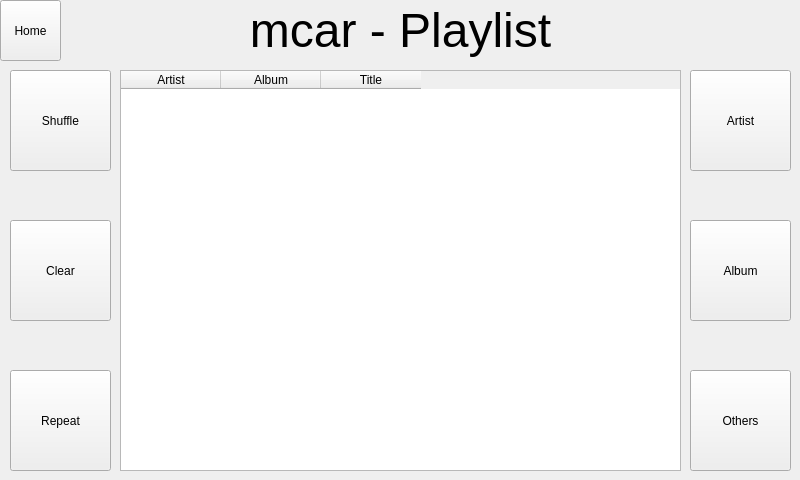
<?xml version="1.0" encoding="UTF-8"?>
<ui version="4.0">
 <class>PlaylistScreen</class>
 <widget class="QWidget" name="PlaylistScreen">
  <property name="geometry">
   <rect>
    <x>0</x>
    <y>0</y>
    <width>800</width>
    <height>480</height>
   </rect>
  </property>
  <property name="windowTitle">
   <string>Form</string>
  </property>
  <widget class="QLabel" name="lblWidgetTitle">
   <property name="geometry">
    <rect>
     <x>0</x>
     <y>0</y>
     <width>801</width>
     <height>61</height>
    </rect>
   </property>
   <property name="font">
    <font>
     <pointsize>36</pointsize>
    </font>
   </property>
   <property name="text">
    <string>mcar - Playlist</string>
   </property>
   <property name="alignment">
    <set>Qt::AlignCenter</set>
   </property>
  </widget>
  <widget class="QTableWidget" name="tblSongs">
   <property name="geometry">
    <rect>
     <x>120</x>
     <y>70</y>
     <width>561</width>
     <height>401</height>
    </rect>
   </property>
   <property name="rowCount">
    <number>0</number>
   </property>
   <column>
    <property name="text">
     <string>Artist</string>
    </property>
   </column>
   <column>
    <property name="text">
     <string>Album</string>
    </property>
   </column>
   <column>
    <property name="text">
     <string>Title</string>
    </property>
   </column>
  </widget>
  <widget class="OnscreenKeyboard" name="kbdOnScreen" native="true">
   <property name="geometry">
    <rect>
     <x>280</x>
     <y>240</y>
     <width>400</width>
     <height>146</height>
    </rect>
   </property>
  </widget>
  <widget class="QToolButton" name="btnShuffle">
   <property name="geometry">
    <rect>
     <x>10</x>
     <y>70</y>
     <width>101</width>
     <height>101</height>
    </rect>
   </property>
   <property name="text">
    <string>Shuffle</string>
   </property>
   <property name="icon">
    <iconset resource="../resources/mcar.qrc">
     <normaloff>:/images/Shuffle_icon.svg</normaloff>:/images/Shuffle_icon.svg</iconset>
   </property>
   <property name="iconSize">
    <size>
     <width>96</width>
     <height>96</height>
    </size>
   </property>
  </widget>
  <widget class="QToolButton" name="btnClear">
   <property name="geometry">
    <rect>
     <x>10</x>
     <y>220</y>
     <width>101</width>
     <height>101</height>
    </rect>
   </property>
   <property name="text">
    <string>Clear</string>
   </property>
   <property name="icon">
    <iconset resource="../resources/mcar.qrc">
     <normaloff>:/images/trashcan_empty-2.1.svg</normaloff>:/images/trashcan_empty-2.1.svg</iconset>
   </property>
   <property name="iconSize">
    <size>
     <width>96</width>
     <height>96</height>
    </size>
   </property>
  </widget>
  <widget class="QToolButton" name="btnRepeat">
   <property name="geometry">
    <rect>
     <x>10</x>
     <y>370</y>
     <width>101</width>
     <height>101</height>
    </rect>
   </property>
   <property name="text">
    <string>Repeat</string>
   </property>
   <property name="icon">
    <iconset resource="../resources/mcar.qrc">
     <normaloff>:/images/Gnome-media-playlist-repeat.svg</normaloff>:/images/Gnome-media-playlist-repeat.svg</iconset>
   </property>
   <property name="iconSize">
    <size>
     <width>96</width>
     <height>96</height>
    </size>
   </property>
   <property name="checkable">
    <bool>true</bool>
   </property>
   <property name="checked">
    <bool>false</bool>
   </property>
  </widget>
  <widget class="QToolButton" name="btnAddArtist">
   <property name="geometry">
    <rect>
     <x>690</x>
     <y>70</y>
     <width>101</width>
     <height>101</height>
    </rect>
   </property>
   <property name="text">
    <string>Artist</string>
   </property>
   <property name="icon">
    <iconset resource="../resources/mcar.qrc">
     <normaloff>:/images/edit_add_nobg.svg</normaloff>:/images/edit_add_nobg.svg</iconset>
   </property>
   <property name="iconSize">
    <size>
     <width>96</width>
     <height>64</height>
    </size>
   </property>
   <property name="toolButtonStyle">
    <enum>Qt::ToolButtonTextUnderIcon</enum>
   </property>
  </widget>
  <widget class="QToolButton" name="btnAddAlbum">
   <property name="geometry">
    <rect>
     <x>690</x>
     <y>220</y>
     <width>101</width>
     <height>101</height>
    </rect>
   </property>
   <property name="text">
    <string>Album</string>
   </property>
   <property name="icon">
    <iconset resource="../resources/mcar.qrc">
     <normaloff>:/images/edit_add_nobg.svg</normaloff>:/images/edit_add_nobg.svg</iconset>
   </property>
   <property name="iconSize">
    <size>
     <width>96</width>
     <height>64</height>
    </size>
   </property>
   <property name="toolButtonStyle">
    <enum>Qt::ToolButtonTextUnderIcon</enum>
   </property>
  </widget>
  <widget class="QToolButton" name="btnAddOther">
   <property name="geometry">
    <rect>
     <x>690</x>
     <y>370</y>
     <width>101</width>
     <height>101</height>
    </rect>
   </property>
   <property name="text">
    <string>Others</string>
   </property>
   <property name="icon">
    <iconset resource="../resources/mcar.qrc">
     <normaloff>:/images/edit_add_nobg.svg</normaloff>:/images/edit_add_nobg.svg</iconset>
   </property>
   <property name="iconSize">
    <size>
     <width>96</width>
     <height>64</height>
    </size>
   </property>
   <property name="toolButtonStyle">
    <enum>Qt::ToolButtonTextUnderIcon</enum>
   </property>
  </widget>
  <widget class="QToolButton" name="btnBack">
   <property name="geometry">
    <rect>
     <x>0</x>
     <y>0</y>
     <width>61</width>
     <height>61</height>
    </rect>
   </property>
   <property name="text">
    <string>Home</string>
   </property>
   <property name="icon">
    <iconset resource="../resources/mcar.qrc">
     <normaloff>:/images/back-small.svg</normaloff>:/images/back-small.svg</iconset>
   </property>
   <property name="iconSize">
    <size>
     <width>96</width>
     <height>96</height>
    </size>
   </property>
  </widget>
 </widget>
 <customwidgets>
  <customwidget>
   <class>OnscreenKeyboard</class>
   <extends>QWidget</extends>
   <header>onscreenkeyboard.h</header>
   <slots>
    <signal>keypress(char)</signal>
   </slots>
  </customwidget>
 </customwidgets>
 <resources>
  <include location="../resources/mcar.qrc"/>
 </resources>
 <connections/>
</ui>
